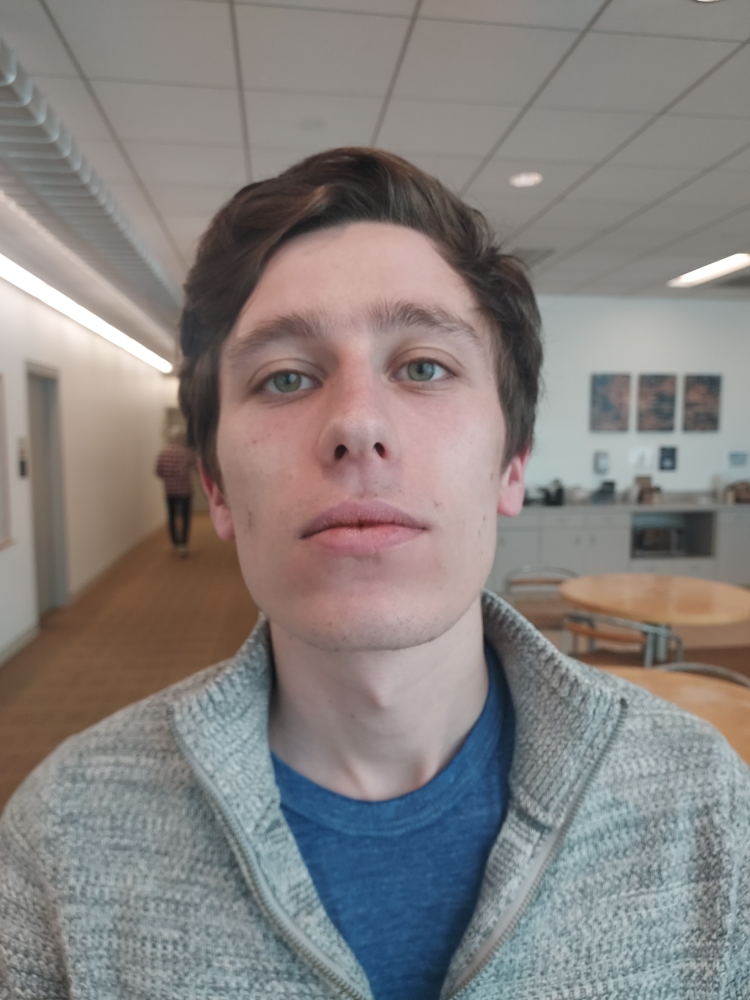
#> input picture data/torstein_180/20230316_163322.jpg, 3000 x 4000 px, found by its file name (shown at 1/4 size)
$ python image_labeling_multiple.py
#> lines starting #> are read from the running program, lines starting #| are printed output that depends on the picture
import cv2
import json
import numpy as np

"""
    !!! READ
    This program will alternate between two images (image_1, image_2).
    You will select a shared keypoint (left click) or a keypoint not viewable from the the other image (right click)
    You may quit the program by pressing any key while viewing the first image.
    The labels will be saved to data/manual.json
"""

random_color = lambda: tuple(map(int, 255 * np.random.random(3)))
clicked = False
color = random_color()
size = 20
W = 1024

class Semaphore:
    def __init__(self):
        self.value = 0

def click_event(event, x, y, flags, params):
    I, clicked, color, size, coordinates = params

    if event == cv2.EVENT_RBUTTONDOWN:
        coordinates += [ (-1, -1) ]
        clicked.value = True
    if event == cv2.EVENT_LBUTTONDOWN:
        I = cv2.circle(I, [x,y], size, color, -1)
        coordinates += [ (x, y) ]
        clicked.value = True

def main(images):
    I = { image : cv2.imread(image, 1) for image in images }
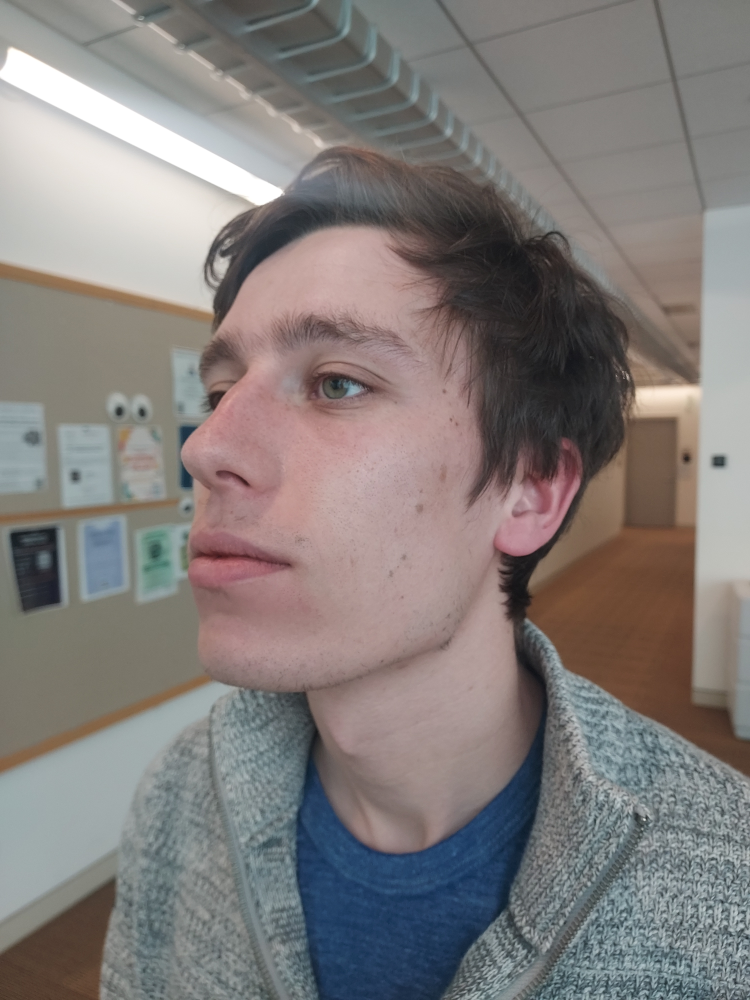
#> input picture data/torstein_180/20230316_163325.jpg, 3000 x 4000 px, found by its file name (shown at 1/4 size)
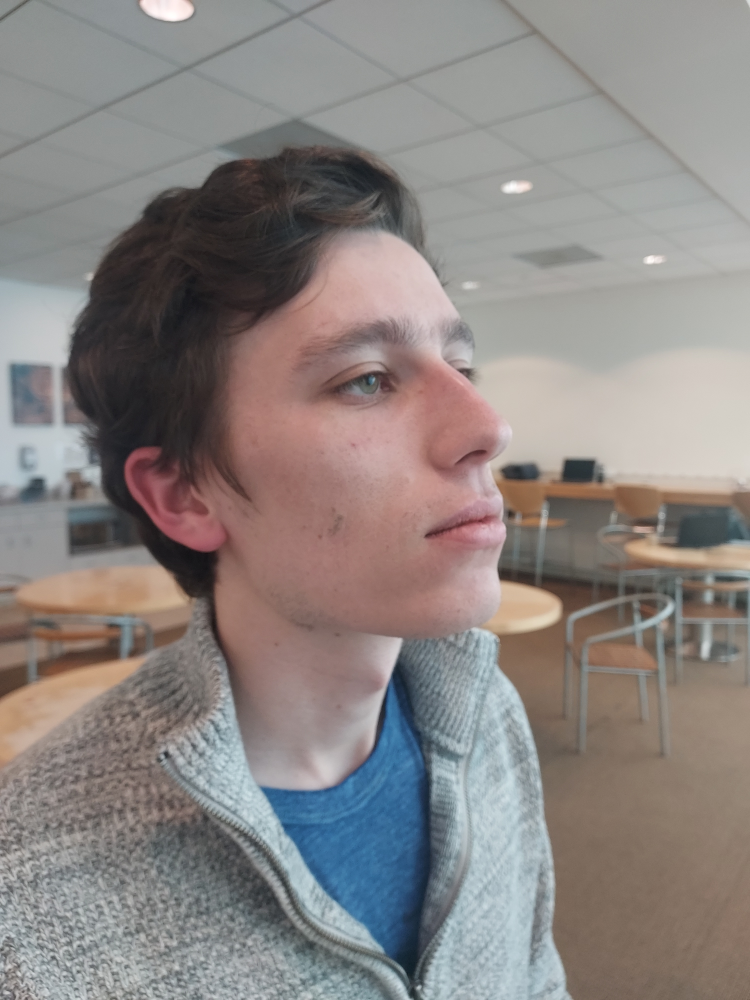
#> input picture data/torstein_180/20230316_163329.jpg, 3000 x 4000 px, found by its file name (shown at 1/4 size)
#> I = 3 items
    coordinates = { image : [] for image in images }

    # displaying the image
    finished_labeling = False
    clicked = Semaphore()

    while True:
        color = random_color()

        for image in images:
            cv2.namedWindow(image, cv2.WINDOW_NORMAL)
            cv2.imshow(image, I[image])
            cv2.moveWindow(image, 100, 100)
            cv2.resizeWindow(image, W, W)
            cv2.setMouseCallback(image, click_event, (I[image], clicked, color, size, coordinates[image]))

            while not clicked.value:
                key = cv2.waitKey(10)
                if key != -1:
                    cv2.destroyAllWindows()
                    max_count = np.min([len(coordinates[image]) for image in images])
                    return { image : coordinates[image][:max_count] for image in images }

            cv2.destroyAllWindows()
            clicked.value = False
#> this loop made 1 pass; (key Esc is pressed on pass 1)


# driver function
if __name__ == "__main__":
    # reading the image
    images = [
        'data/torstein_180/20230316_163322.jpg',
        'data/torstein_180/20230316_163325.jpg',
        'data/torstein_180/20230316_163329.jpg',
    ]

    data = main(images)

    if data:
        json.dump(data, open('data/manual_multiple_2.json', 'w'))
